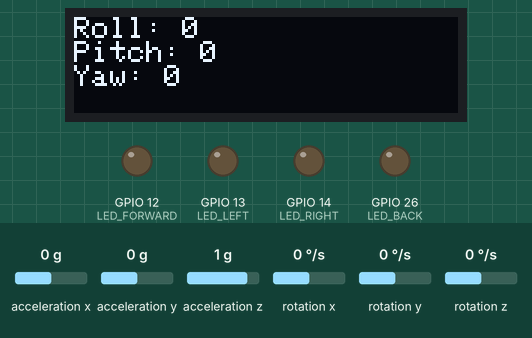
Simulated run of this sketch. Board: ESP8266 (NodeMCU). Shown: 128×32 one-colour display, output pins drawn as LEDs (lit = HIGH). Inputs (shaded band) come from the test bench; at power-on: acceleration x 0 g, acceleration y 0 g, acceleration z 1 g, rotation x 0 °/s, rotation y 0 °/s, rotation z 0 °/s. The display library's start-up logo is not drawn; what the sketch prints to the serial monitor is not drawn.

Above: at 5.3 s.
5.4 s: acceleration x set to -0.2 g
At 6.6 s:
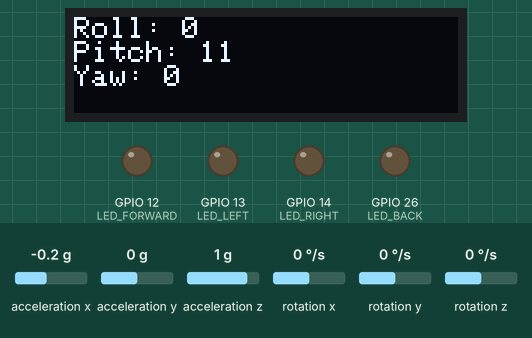
6.9 s: acceleration x set to -0.5 g
At 7.3 s:
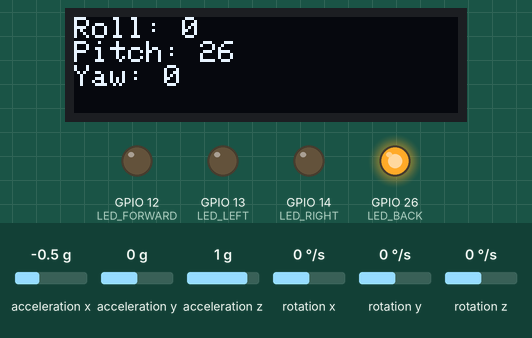
8.4 s: acceleration y set to -0.4 g
At 9.7 s:
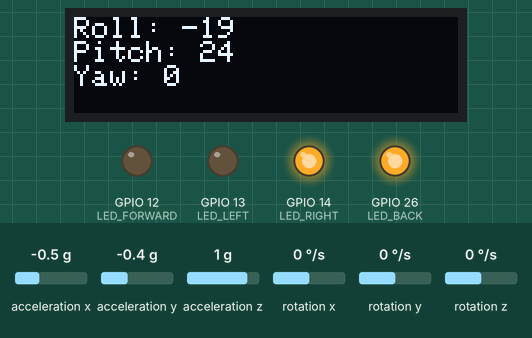
10.0 s: acceleration y set to 0.8 g
At 10.7 s:
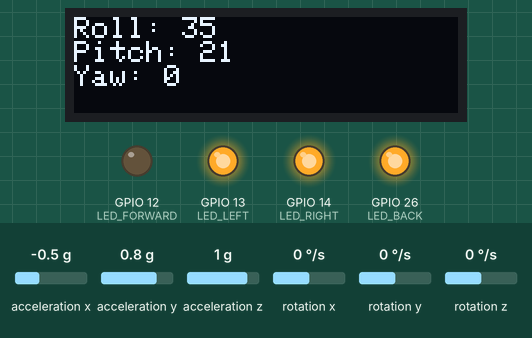
11.5 s: acceleration x set to 0 g
At 12.1 s:
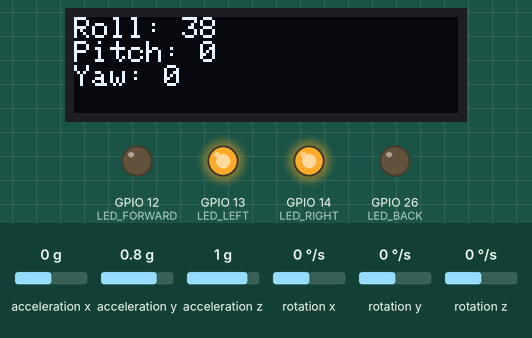
13.1 s: acceleration x set to 0.2 g
At 14.4 s:
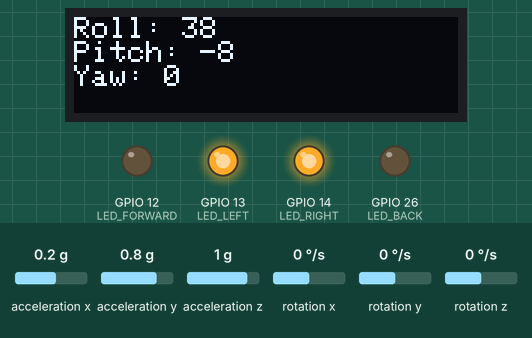
14.7 s: acceleration x set to 0.5 g
Timing chart, 0 to 17.2 s (numbered marks = the images above; inputs shaded):
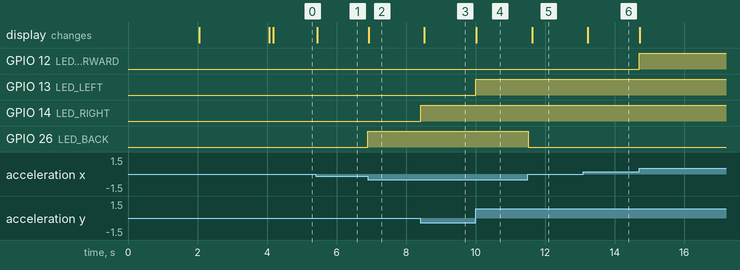

The sketch:

gesture_tester_ifdefs.ino
```cpp
// (licence header left out)
#include "Wire.h"
#include <MPU6050_light.h>
#include <Adafruit_SSD1306.h>
#include <Adafruit_Sensor.h>

// #define PCB
 #define Clone
// #define Nano
// #define HiLetgo
// #define Huzzah
// #define DevKit
// #define FeatherS3

#ifdef FeatherS3
// LED configs
#define LED_FORWARD          11
#define LED_BACK             17
#define LED_RIGHT            10
#define LED_LEFT             12
#endif

#ifdef Clone
// LED configs
#define LED_FORWARD          12
#define LED_BACK             26
#define LED_RIGHT            14
#define LED_LEFT             13
#endif

#ifdef Huzzah
// LED configs
#define LED_FORWARD          27
#define LED_BACK             25
#define LED_RIGHT            33
#define LED_LEFT             12
#endif

#ifdef PCB
// LED configs
#define LED_FORWARD 25
#define LED_BACK 15
#define LED_RIGHT 21
#define LED_LEFT 26
#endif

#ifdef Nano
// LED configs
#define LED_FORWARD D6
#define LED_BACK A1
#define LED_RIGHT D5
#define LED_LEFT D7
#endif

MPU6050 mpu(Wire);
Adafruit_SSD1306 display = Adafruit_SSD1306(128, 32, &Wire);
unsigned long displayTimer = 0;
unsigned long serialTimer = 0;

int Roll;
int Pitch;
int Yaw;

void setup(void) {
  Serial.begin(115200);
  // Serial.setTimeout(0);
  Wire.begin();

  // SSD1306_SWITCHCAPVCC = generate display voltage from 3.3V internally
  if (!display.begin(SSD1306_SWITCHCAPVCC, 0x3C)) { // Address 0x3C for 128x32
    Serial.println(F("SSD1306 allocation failed"));
    for (;;)
      ; // Don't proceed, loop forever
  }
  display.display();
  delay(2000); // Pause for 2 seconds
  display.setTextSize(1);
  display.setTextColor(WHITE);
  display.setRotation(0);
  display.clearDisplay();
  display.setCursor(0, 0);

  byte status = mpu.begin();
  Serial.print(F("MPU6050 status: "));
  Serial.println(status);
  display.println("MPU6050 status: ");
  display.println(status);
  display.display();
  while(status!=0){ } // stop everything if could not connect to MPU6050

  Serial.println(F("Calculating offsets, do not move MPU6050"));
  display.println("Hold still, don't move : ");
  delay(1000);
  // mpu.upsideDownMounting = true; // uncomment this line if the MPU6050 is mounted upside-down
  mpu.calcOffsets(); // gyro and accelero
  Serial.println("Done!\n");
  display.println("Done!");
  display.display();

  Serial.println("");
  delay(100);

  pinMode(LED_FORWARD, OUTPUT);
  pinMode(LED_BACK, OUTPUT);
  pinMode(LED_RIGHT, OUTPUT);
  pinMode(LED_LEFT, OUTPUT);
  digitalWrite(LED_FORWARD, LOW);
  digitalWrite(LED_BACK, LOW);
  digitalWrite(LED_RIGHT, LOW);
  digitalWrite(LED_LEFT, LOW);
}

void loop() {

  mpu.update();
  display.clearDisplay();
  display.setCursor(0, 0);
  Roll = mpu.getAngleX();
  Pitch = mpu.getAngleY();
  Yaw = mpu.getAngleZ();

  if (abs(Roll) <= 10) {
    digitalWrite(LED_LEFT,LOW);
    digitalWrite(LED_RIGHT,LOW);
  }

  if (abs(Pitch) <= 15) {
    digitalWrite(LED_FORWARD,LOW);
    digitalWrite(LED_BACK,LOW);
  }

  if (Pitch < -16) {
    digitalWrite(LED_FORWARD,HIGH);
    Serial.print("F");
    if((millis()-serialTimer)>100) {
      Serial.println("orward");
      serialTimer = millis();
    }
  }

  if (Pitch > 16) {
    digitalWrite(LED_BACK,HIGH);
    Serial.print("B");
    if((millis()-serialTimer)>100) {
      Serial.println("ackward");
      serialTimer = millis();
    }
  }

  if (Roll < -11) {
    digitalWrite(LED_RIGHT,HIGH);
    Serial.print("R");
    if((millis()-serialTimer)>100) {
      Serial.println("ight");
      serialTimer = millis();
    }
  }

  if (Roll > 11) {
    digitalWrite(LED_LEFT,HIGH);
    Serial.print("L");
    if((millis()-serialTimer)>100) {
      Serial.println("eft");
      serialTimer = millis();
    }
  }


  if((millis()-displayTimer)>100){ // print data every 100ms
    display.print("Roll: ");
    display.println(Roll);
    display.print("Pitch: ");
    display.println(Pitch);
    display.print("Yaw: ");
    display.println(Yaw);
    display.display();

    displayTimer = millis();
  }

}
```

Measured:
- the behaviour switches between -0.3 and -0.4 g on acceleration x (found by bisection; images 1 and 2)
- the behaviour switches between -0.2 and -0.3 g on acceleration y (found by bisection; images 2 and 3)
- after the input at 5.4 s, the display: changes at once (image 1)
- after the input at 6.9 s, GPIO 26 (LED_BACK): LOW → HIGH at once; the display: changes at once (image 2)
- after the input at 8.4 s, GPIO 14 (LED_RIGHT): LOW → HIGH at once; the display: changes after 0.13 s (image 3)
- after the input at 10.0 s, GPIO 13 (LED_LEFT): LOW → HIGH at once; the display: changes at once (image 4)
- after the input at 11.5 s, GPIO 26 (LED_BACK): HIGH → LOW at once; the display: changes after 0.12 s (image 5)
- after the input at 13.1 s, the display: changes after 0.13 s (image 6)
- after the input at 14.7 s, GPIO 12 (LED_FORWARD): LOW → HIGH at once
